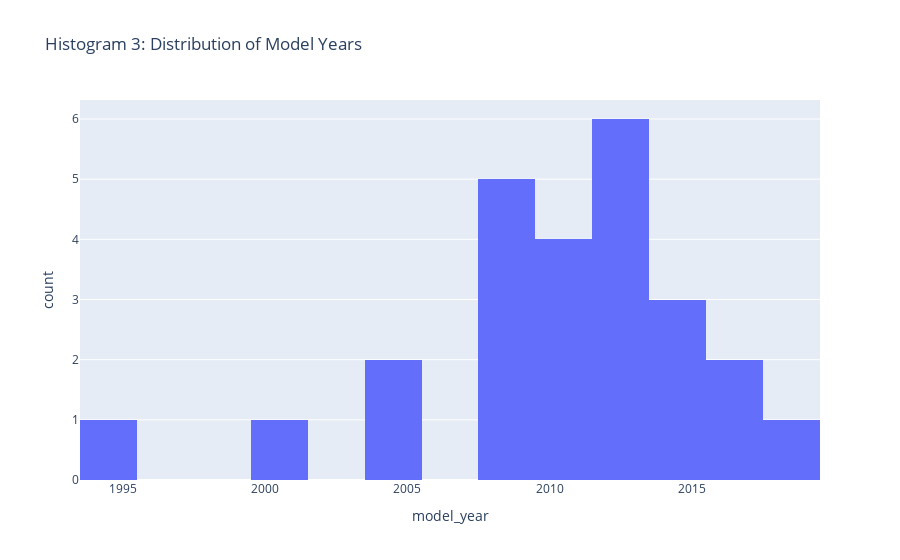

This figure's notebook cell:
### Markdown cell above
### Histogram 3 Analysis:
The histogram shows that most vehicles in the dataset are from model years 2005 to 2015, with the highest concentration around 2010 to 2015. Older models (pre-2005) are less common, indicating the dataset primarily consists of more recent vehicles.

### Code cell
# Histogram for Model Year
fig_model_year = px.histogram(df, x='model_year', nbins=20, title='Histogram 3: Distribution of Model Years')
fig_model_year.show()

### Figure 1 — Plotly figure (JSON) as saved in the notebook; plotly's stock layout.template omitted (floating-point values rounded to 4 significant figures)
{"data": [{"alignmentgroup": "True", "bingroup": "x", "hovertemplate": "model_year=%{x}<br>count=%{y}<extra></extra>", "legendgroup": "", "marker": {"color": "#636efa", "pattern": {"shape": ""}}, "name": "", "nbinsx": 20, "offsetgroup": "", "orientation": "v", "showlegend": false, "type": "histogram", "x": [2014, 2013, 2011, 2009, 2010, 2014, 2013, 2004, 2009, 2011, 2009, 2017, 2008, 2015, 2012, 2017, 2005, 2013, 2012, 1994, 2019, 2012, 2008, 2000, 2010], "xaxis": "x", "yaxis": "y"}], "layout": {"barmode": "relative", "legend": {"tracegroupgap": 0}, "title": {"text": "Histogram 3: Distribution of Model Years"}, "xaxis": {"anchor": "y", "domain": [0, 1], "title": {"text": "model_year"}}, "yaxis": {"anchor": "x", "domain": [0, 1], "title": {"text": "count"}}}}
